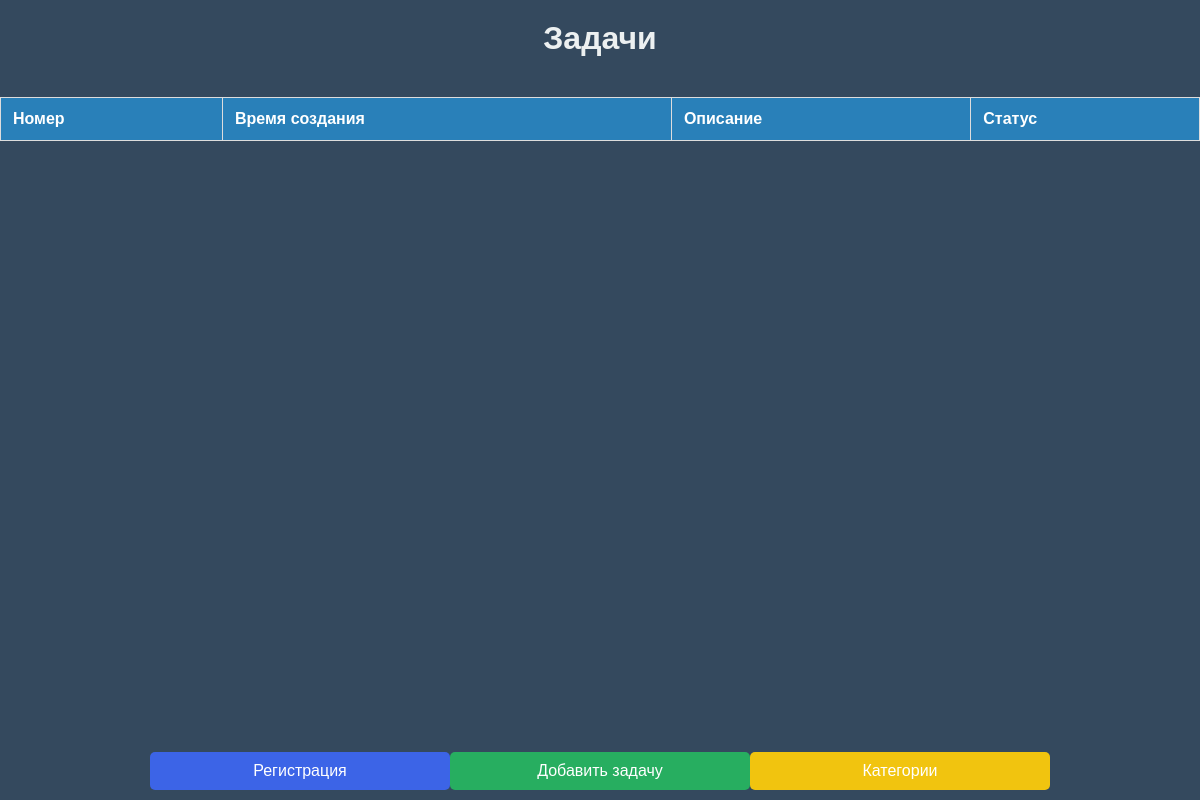
The app's page /admin/tasks (signed in), older data.
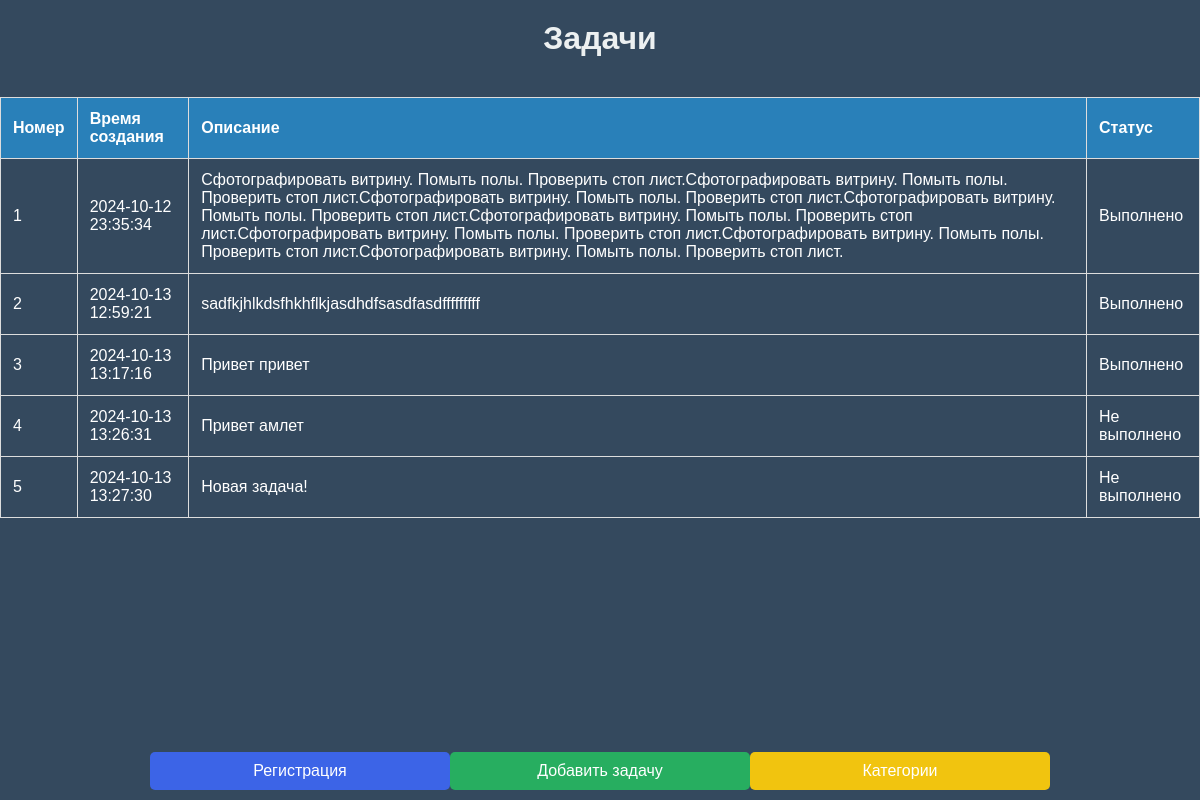
The same page, newer data.
### app/models.py (models this page shows)
class Task(Base):
    __tablename__ = "tasks"
    id = Column(Integer, primary_key=True, index=True)
    user_id = Column(Integer, ForeignKey("users.id"))
    task_description = Column(Text)
    is_completed = Column(Boolean, default=False)
    created_at = Column(DateTime, default=datetime.utcnow)
    completed_at = Column(DateTime, nullable=True)
    user = relationship("User", back_populates="tasks")

### app/routes/tasks_workshifts.py (the view)
@router.get("/admin/tasks")
async def get_admin_tasks(request: Request, db: Session = Depends(get_db), user: str = Depends(get_user_from_cookie)):
    if user != "admin":
        return {"error": "Access denied"}
    tasks = db.query(Task).all()  # Все задачи
    return templates.TemplateResponse(
        "tasks.html",
        {
            "request": request,
            "tasks": tasks,
            "user": user,
            "users": db.query(User).all()
            }
        )

### app/templates/tasks.html (shortened to what this page needs)
<!DOCTYPE html>
<html lang="en">
<head>
    <link rel="stylesheet" href="/static/css/base.css">
    <link rel="stylesheet" href="/static/css/layout.css">
    <link rel="stylesheet" href="/static/css/buttons.css">
    <link rel="stylesheet" href="/static/css/tables.css">
    <link rel="stylesheet" href="/static/css/modals.css">
    <link rel="stylesheet" href="/static/css/notifications.css">
</head>
<body>
    <h1>Задачи</h1>
    <table>
        <thead>
            <tr>
                <th>Номер</th>
                <th>Время создания</th>
                <th>Описание</th>
                <th>Статус</th>
            </tr>
        </thead>
        <tbody>
            {% for task in tasks %}
            <tr onclick="showTaskDetails({{ task.id }})">
                <td>{{ loop.index }}</td>
                <td>{{ task.created_at.strftime('%Y-%m-%d %H:%M:%S') }}</td>
                <td>{{ task.task_description }}</td>
                <td>{{ "Выполнено" if task.is_completed else "Не выполнено" }}</td>
            </tr>
            {% endfor %}
        </tbody>
    </table>
    <div class="buttons">
        {% if user == "admin" %}
        <button type="button" class="button button-blue" onclick="window.location.href='/register'">Регистрация</button>
        <button type="button" class="button button-green" onclick="openAddTaskModal()">Добавить задачу</button>
        {% else %}
        <button type="button" class="button button-green" onclick="startShift()">Начать смену</button>
        {% endif %}
        <button type="button" class="button button-yellow" onclick="window.location.href='/'">Категории</button>
    </div>
</body>
</html>

### app/static/css/base.css (style rules this page uses)
body { font-family: Arial, sans-serif; background-color: #34495e; color: white; margin: 0; padding: 0; display: flex; flex-direction: column; align-items: center; min-height: 100vh; max-width: 100vw; overflow-x: hidden; }
h1 { text-align: center; color: #ecf0f1; margin: 20px 0; }

### app/static/css/buttons.css (style rules this page uses)
.button { background-color: #2980b9; border: none; color: white; padding: 10px 20px; font-size: 16px; cursor: pointer; border-radius: 5px; width: 100%; max-width: 300px; }
.button-yellow { background-color: #f1c40f; }
.button-green { background-color: #27ae60; }
.button-blue { background-color: #3c64e7; }
.buttons { position: fixed; bottom: 0; left: 0; width: 100%; display: flex; justify-content: center; padding: 10px 0; z-index: 1000; }

### app/static/css/tables.css (style rules this page uses)
table { width: 100%; border-collapse: collapse; margin: 20px 0; }
table, th, td { border: 1px solid #ddd; }
th, td { padding: 12px; text-align: left; }
th { background-color: #2980b9; color: white; }
td { background-color: #34495e; color: white; }
tr:nth-child(even) { background-color: #2c3e50; }

### app/static/css/modals.css (style rules this page uses)
button { background-color: #27ae60; color: white; padding: 10px 20px; border: none; border-radius: 5px; cursor: pointer; margin-top: 20px; }

Row changes from the older to the newer data that the page shows:
added Task: created_at "2024-10-12 23:35:34", task_description "Сфотографировать витрину. Помыть полы. Проверить стоп лист.Сфотографировать витрину. Помыть полы. Проверить стоп лист.Сфотографировать витрину. Помыть полы. Проверить стоп лист.Сфотографировать витрину. Помыть полы. Проверить стоп лист.Сфотографировать витрину. Помыть полы. Проверить стоп лист.Сфотографировать витрину. Помыть полы. Проверить стоп лист.Сфотографировать витрину. Помыть полы. Проверить стоп лист.Сфотографировать витрину. Помыть полы. Проверить стоп лист.", is_completed "Выполнено"
added Task: created_at "2024-10-13 12:59:21", task_description "sadfkjhlkdsfhkhflkjasdhdfsasdfasdfffffffff", is_completed "Выполнено"
added Task: created_at "2024-10-13 13:17:16", task_description "Привет привет", is_completed "Выполнено"
added Task: created_at "2024-10-13 13:26:31", task_description "Привет амлет", is_completed "Не выполнено"
added Task: created_at "2024-10-13 13:27:30", task_description "Новая задача!", is_completed "Не выполнено"
